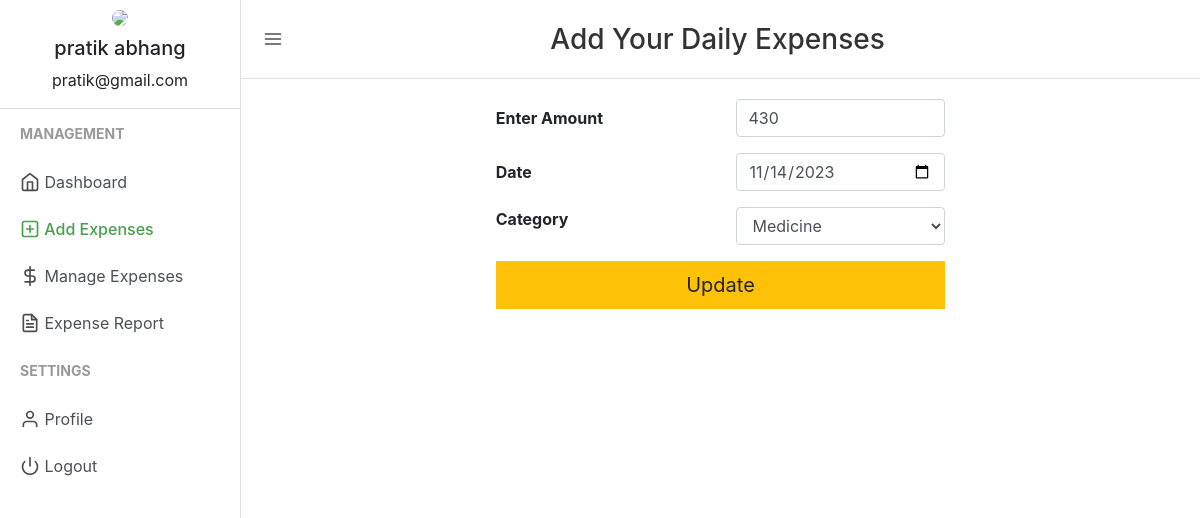
Page /add_expense.php?edit=131 (signed in) on the committed database.
### tables this page shows
CREATE TABLE `users` (
  `user_id` int(11) NOT NULL,
  `firstname` varchar(50) NOT NULL,
  `lastname` varchar(25) NOT NULL,
  `email` varchar(50) NOT NULL,
  `password` varchar(50) NOT NULL
);

CREATE TABLE `expenses` (
  `expense_id` int(20) NOT NULL,
  `user_id` varchar(15) NOT NULL,
  `expense` int(20) NOT NULL,
  `expensedate` varchar(15) NOT NULL,
  `expensecategory` varchar(50) NOT NULL
);

### session.php (called while the page is built, shortened)
<?php
include("config.php");
$sess_email = $_SESSION["email"];
$sql = "SELECT user_id, firstname, lastname, email FROM users WHERE email = '$sess_email'";
$result = $con->query($sql);
if ($result->num_rows > 0) {
  while($row = $result->fetch_assoc()) {
    $userid=$row["user_id"];
    $username =$row["firstname"]." ".$row["lastname"];
    $useremail=$row["email"];
  }
} else {
    $userid="798";
    $username ="SJEC";
    $useremail="mailid@domain.com";
}
?>

### add_expense.php (the view, shortened to what this page needs)
<?php
include("session.php");
$update = false;
$del = false;
$expenseamount = "";
$expensedate = date("Y-m-d");
$expensecategory = "";
if (isset($_GET['edit'])) {
    $id = $_GET['edit'];
    $update = true;
    $record = mysqli_query($con, "SELECT * FROM expenses WHERE user_id='$userid' AND expense_id=$id");
    if (mysqli_num_rows($record) == 1) {
        $n = mysqli_fetch_array($record);
        $expenseamount = $n['expense'];
        $expensedate = $n['expensedate'];
        $expensecategory = $n['expensecategory'];
    } else {
        echo ("WARNING: AUTHORIZATION ERROR: Trying to Access Unauthorized data");
    }
}
?>
<!DOCTYPE html>
<html lang="en">
<head>
        <link href="css/bootstrap.css" rel="stylesheet">
        <link href="css/style.css" rel="stylesheet">
</head>
<body>
    <div class="d-flex" id="wrapper">
    <div class="border-right" id="sidebar-wrapper">
      <div class="user">
        <img class="img img-fluid rounded-circle" src="uploads\default_profile.png" width="120">
        <h5><?php echo $username ?></h5>
        <p><?php echo $useremail ?></p>
      </div>
      <div class="sidebar-heading">Management</div>
      <div class="list-group list-group-flush">
        <a href="index.php" class="list-group-item list-group-item-action"><span data-feather="home"></span> Dashboard</a>
        <a href="add_expense.php" class="list-group-item list-group-item-action sidebar-active"><span data-feather="plus-square"></span> Add Expenses</a>
        <a href="manage_expense.php" class="list-group-item list-group-item-action "><span data-feather="dollar-sign"></span> Manage Expenses</a>
        <a href="expensereport.php" class="list-group-item list-group-item-action"><span data-feather="file-text"></span> Expense Report</a>
      </div>
      <div class="sidebar-heading">Settings </div>
      <div class="list-group list-group-flush">
        <a href="profile.php" class="list-group-item list-group-item-action "><span data-feather="user"></span> Profile</a>
        <a href="logout.php" class="list-group-item list-group-item-action "><span data-feather="power"></span> Logout</a>
      </div>
    </div>
        <div id="page-content-wrapper">
            <nav class="navbar navbar-expand-lg navbar-light  border-bottom">
                <button class="toggler" type="button" id="menu-toggle" aria-expanded="false">
                    <span data-feather="menu"></span>
                </button>
                <div class="col-md-12 text-center">
    <h3 class="try">Add Your Daily Expenses</h3>
</div>
            </nav>
            <div class="container">
                <div class="row ">
                    <div class="col-md-3"></div>
                    <div class="col-md" style="margin:0 auto;">
                        <form action="" method="POST">
                            <div class="form-group row" style="margin-top: 20px;">
                                <label for="expenseamount" class="col-sm-6 col-form-label"><b>Enter Amount</b></label>
                                <div class="col-md-6">
                                    <input type="number" class="form-control col-sm-12" value="<?php echo $expenseamount; ?>" id="expenseamount" name="expenseamount" required>
                                </div>
                            </div>
                            <div class="form-group row">
                                <label for="expensedate" class="col-sm-6 col-form-label"><b>Date</b></label>
                                <div class="col-md-6">
                                    <input type="date" class="form-control col-sm-12" value="<?php echo $expensedate; ?>" name="expensedate" id="expensedate" required>
                                </div>
                            </div>
<fieldset class="form-group">
    <div class="row">
        <label class="col-form-label col-sm-6 pt-0"><b>Category</b></label>
        <div class="col-md">
            <select class="form-control" id="expensecategory" name="expensecategory" required>
                <?php
                $categories_query = "SELECT * FROM expense_categories";
                $categories_result = mysqli_query($con, $categories_query);
                while ($row = mysqli_fetch_assoc($categories_result)) {
                    $category_name = $row['category_name'];
                    $selected = ($category_name === $expensecategory) ? 'selected' : '';
                    echo "<option value=\"$category_name\" $selected>$category_name</option>";
                }
                ?>
            </select>
        </div>
    </div>
</fieldset>
                            <div class="form-group row">
                                <div class="col-md-12 text-right">
                                    <?php if ($update == true) : ?>
                                        <button class="btn btn-lg btn-block btn-warning" style="border-radius: 0%;" type="submit" name="update">Update</button>
                                    <?php elseif ($del == true) : ?>
                                        <button class="btn btn-lg btn-block btn-danger" style="border-radius: 0%;" type="submit" name="delete">Delete</button>
                                    <?php else : ?>
                                        <button type="submit" name="add" class="btn btn-lg btn-block btn-success" style="border-radius: 0%;">Add Expense</button>
                                    <?php endif ?>
                                </div>
                            </div>
                        </form>
                    </div>
                    <div class="col-md-3"></div>
                </div>
            </div>
        </div>
    </div>
</body>
</html>

### css/style.css (style rules this page uses)
body { background-color: #efefef; }
.feather { width: 20px; height: 20px; stroke: #4d4d4d; stroke-width: 2; stroke-linecap: round; stroke-linejoin: round; fill: none; vertical-align: text-bottom; }
.list-group { background-color: #ffffff; }
.list-group-item { border: none; }
.user { text-align: center; border-bottom: 1px solid #ddd; }
.user img { padding: 10px; }
.toggler { color: #000; background-color: #fff; border: none; outline: none; }
.sidebar-active { color: #47a04b; font-weight: 500; }
.sidebar-active .feather { stroke: #47a04b; font-weight: 500; }
#wrapper { overflow-x: hidden; background-color: #fff; }
#sidebar-wrapper { min-height: 100vh; margin-left: -15rem; -webkit-transition: margin 0.25s ease-out; -moz-transition: margin 0.25s ease-out; -o-transition: margin 0.25s ease-out; transition: margin 0.25s ease-out; }
#sidebar-wrapper .sidebar-heading { padding: 0.875rem 1.25rem; font-size: 14px; font-weight: bold; text-transform: uppercase; color: #999; }
#sidebar-wrapper .list-group { width: 15rem; }
#page-content-wrapper { min-width: 100vw; }
@media (min-width: 768px) { #sidebar-wrapper { margin-left: 0; } }
@media (min-width: 768px) { #page-content-wrapper { min-width: 0; width: 100%; } }

### add_expense.php (style rules this page uses)
.try { font-size: 28px; color: #333; padding: 15px 70px 5px 0px; }

### rows in the picture
users: username "pratik abhang", email "pratik@gmail.com"
expenses: expenseamount "430", expensedate "11/14/2023"

### other values in the picture
form field expensecategory "Medicine"
